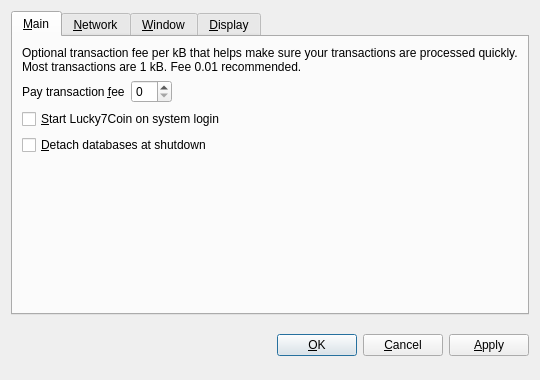
<?xml version="1.0" encoding="UTF-8"?>
<ui version="4.0">
 <class>OptionsDialog</class>
 <widget class="QDialog" name="OptionsDialog">
  <property name="geometry">
   <rect>
    <x>0</x>
    <y>0</y>
    <width>540</width>
    <height>380</height>
   </rect>
  </property>
  <property name="windowTitle">
   <string>Options</string>
  </property>
  <property name="modal">
   <bool>true</bool>
  </property>
  <layout class="QVBoxLayout" name="verticalLayout">
   <item>
    <widget class="QTabWidget" name="tabWidget">
     <property name="tabPosition">
      <enum>QTabWidget::North</enum>
     </property>
     <property name="currentIndex">
      <number>0</number>
     </property>
     <widget class="QWidget" name="tabMain">
      <attribute name="title">
       <string>&amp;Main</string>
      </attribute>
      <layout class="QVBoxLayout" name="verticalLayout_Main">
       <item>
        <widget class="QLabel" name="transactionFeeInfoLabel">
         <property name="text">
          <string>Optional transaction fee per kB that helps make sure your transactions are processed quickly. Most transactions are 1 kB. Fee 0.01 recommended.</string>
         </property>
         <property name="textFormat">
          <enum>Qt::PlainText</enum>
         </property>
         <property name="wordWrap">
          <bool>true</bool>
         </property>
        </widget>
       </item>
       <item>
        <layout class="QHBoxLayout" name="horizontalLayout_Main">
         <item>
          <widget class="QLabel" name="transactionFeeLabel">
           <property name="text">
            <string>Pay transaction &amp;fee</string>
           </property>
           <property name="textFormat">
            <enum>Qt::PlainText</enum>
           </property>
           <property name="buddy">
            <cstring>transactionFee</cstring>
           </property>
          </widget>
         </item>
         <item>
          <widget class="BitcoinAmountField" name="transactionFee"/>
         </item>
         <item>
          <spacer name="horizontalSpacer_Main">
           <property name="orientation">
            <enum>Qt::Horizontal</enum>
           </property>
           <property name="sizeHint" stdset="0">
            <size>
             <width>40</width>
             <height>20</height>
            </size>
           </property>
          </spacer>
         </item>
        </layout>
       </item>
       <item>
        <widget class="QCheckBox" name="bitcoinAtStartup">
         <property name="toolTip">
          <string>Automatically start Lucky7Coin after logging in to the system.</string>
         </property>
         <property name="text">
          <string>&amp;Start Lucky7Coin on system login</string>
         </property>
        </widget>
       </item>
       <item>
        <widget class="QCheckBox" name="detachDatabases">
         <property name="toolTip">
          <string>Detach block and address databases at shutdown. This means they can be moved to another data directory, but it slows down shutdown. The wallet is always detached.</string>
         </property>
         <property name="text">
          <string>&amp;Detach databases at shutdown</string>
         </property>
        </widget>
       </item>
       <item>
        <spacer name="verticalSpacer_Main">
         <property name="orientation">
          <enum>Qt::Vertical</enum>
         </property>
         <property name="sizeHint" stdset="0">
          <size>
           <width>20</width>
           <height>40</height>
          </size>
         </property>
        </spacer>
       </item>
      </layout>
     </widget>
     <widget class="QWidget" name="tabNetwork">
      <attribute name="title">
       <string>&amp;Network</string>
      </attribute>
      <layout class="QVBoxLayout" name="verticalLayout_Network">
       <item>
        <widget class="QCheckBox" name="mapPortUpnp">
         <property name="toolTip">
          <string>Automatically open the Lucky7Coin client port on the router. This only works when your router supports UPnP and it is enabled.</string>
         </property>
         <property name="text">
          <string>Map port using &amp;UPnP</string>
         </property>
        </widget>
       </item>
       <item>
        <widget class="QCheckBox" name="connectSocks">
         <property name="toolTip">
          <string>Connect to the Lucky7Coin network through a SOCKS proxy (e.g. when connecting through Tor).</string>
         </property>
         <property name="text">
          <string>&amp;Connect through SOCKS proxy:</string>
         </property>
        </widget>
       </item>
       <item>
        <layout class="QHBoxLayout" name="horizontalLayout_Network">
         <item>
          <widget class="QLabel" name="proxyIpLabel">
           <property name="text">
            <string>Proxy &amp;IP:</string>
           </property>
           <property name="textFormat">
            <enum>Qt::PlainText</enum>
           </property>
           <property name="buddy">
            <cstring>proxyIp</cstring>
           </property>
          </widget>
         </item>
         <item>
          <widget class="QValidatedLineEdit" name="proxyIp">
           <property name="maximumSize">
            <size>
             <width>140</width>
             <height>16777215</height>
            </size>
           </property>
           <property name="toolTip">
            <string>IP address of the proxy (e.g. 127.0.0.1)</string>
           </property>
          </widget>
         </item>
         <item>
          <widget class="QLabel" name="proxyPortLabel">
           <property name="text">
            <string>&amp;Port:</string>
           </property>
           <property name="textFormat">
            <enum>Qt::PlainText</enum>
           </property>
           <property name="buddy">
            <cstring>proxyPort</cstring>
           </property>
          </widget>
         </item>
         <item>
          <widget class="QLineEdit" name="proxyPort">
           <property name="maximumSize">
            <size>
             <width>55</width>
             <height>16777215</height>
            </size>
           </property>
           <property name="toolTip">
            <string>Port of the proxy (e.g. 9050)</string>
           </property>
          </widget>
         </item>
         <item>
          <widget class="QLabel" name="socksVersionLabel">
           <property name="text">
            <string>SOCKS &amp;Version:</string>
           </property>
           <property name="textFormat">
            <enum>Qt::PlainText</enum>
           </property>
           <property name="buddy">
            <cstring>socksVersion</cstring>
           </property>
          </widget>
         </item>
         <item>
          <widget class="QValueComboBox" name="socksVersion">
           <property name="toolTip">
            <string>SOCKS version of the proxy (e.g. 5)</string>
           </property>
          </widget>
         </item>
         <item>
          <spacer name="horizontalSpacer_Network">
           <property name="orientation">
            <enum>Qt::Horizontal</enum>
           </property>
           <property name="sizeHint" stdset="0">
            <size>
             <width>40</width>
             <height>20</height>
            </size>
           </property>
          </spacer>
         </item>
        </layout>
       </item>
       <item>
        <spacer name="verticalSpacer_Network">
         <property name="orientation">
          <enum>Qt::Vertical</enum>
         </property>
         <property name="sizeHint" stdset="0">
          <size>
           <width>20</width>
           <height>40</height>
          </size>
         </property>
        </spacer>
       </item>
      </layout>
     </widget>
     <widget class="QWidget" name="tabWindow">
      <attribute name="title">
       <string>&amp;Window</string>
      </attribute>
      <layout class="QVBoxLayout" name="verticalLayout_Window">
       <item>
        <widget class="QCheckBox" name="minimizeToTray">
         <property name="toolTip">
          <string>Show only a tray icon after minimizing the window.</string>
         </property>
         <property name="text">
          <string>&amp;Minimize to the tray instead of the taskbar</string>
         </property>
        </widget>
       </item>
       <item>
        <widget class="QCheckBox" name="minimizeOnClose">
         <property name="toolTip">
          <string>Minimize instead of exit the application when the window is closed. When this option is enabled, the application will be closed only after selecting Quit in the menu.</string>
         </property>
         <property name="text">
          <string>M&amp;inimize on close</string>
         </property>
        </widget>
       </item>
       <item>
        <spacer name="verticalSpacer_Window">
         <property name="orientation">
          <enum>Qt::Vertical</enum>
         </property>
         <property name="sizeHint" stdset="0">
          <size>
           <width>20</width>
           <height>40</height>
          </size>
         </property>
        </spacer>
       </item>
      </layout>
     </widget>
     <widget class="QWidget" name="tabDisplay">
      <attribute name="title">
       <string>&amp;Display</string>
      </attribute>
      <layout class="QVBoxLayout" name="verticalLayout_Display">
       <item>
        <layout class="QHBoxLayout" name="horizontalLayout_1_Display">
         <item>
          <widget class="QLabel" name="langLabel">
           <property name="text">
            <string>User Interface &amp;language:</string>
           </property>
           <property name="textFormat">
            <enum>Qt::PlainText</enum>
           </property>
           <property name="buddy">
            <cstring>lang</cstring>
           </property>
          </widget>
         </item>
         <item>
          <widget class="QValueComboBox" name="lang">
           <property name="toolTip">
            <string>The user interface language can be set here. This setting will take effect after restarting Lucky7Coin.</string>
           </property>
          </widget>
         </item>
        </layout>
       </item>
       <item>
        <layout class="QHBoxLayout" name="horizontalLayout_2_Display">
         <item>
          <widget class="QLabel" name="unitLabel">
           <property name="text">
            <string>&amp;Unit to show amounts in:</string>
           </property>
           <property name="textFormat">
            <enum>Qt::PlainText</enum>
           </property>
           <property name="buddy">
            <cstring>unit</cstring>
           </property>
          </widget>
         </item>
         <item>
          <widget class="QValueComboBox" name="unit">
           <property name="toolTip">
            <string>Choose the default subdivision unit to show in the interface and when sending coins.</string>
           </property>
          </widget>
         </item>
        </layout>
       </item>
       <item>
        <widget class="QCheckBox" name="displayAddresses">
         <property name="toolTip">
          <string>Whether to show Lucky7Coin addresses in the transaction list or not.</string>
         </property>
         <property name="text">
          <string>&amp;Display addresses in transaction list</string>
         </property>
        </widget>
       </item>
       <item>
        <spacer name="verticalSpacer_Display">
         <property name="orientation">
          <enum>Qt::Vertical</enum>
         </property>
         <property name="sizeHint" stdset="0">
          <size>
           <width>20</width>
           <height>40</height>
          </size>
         </property>
        </spacer>
       </item>
      </layout>
     </widget>
    </widget>
   </item>
   <item>
    <layout class="QHBoxLayout" name="horizontalLayout_Buttons">
     <item>
      <spacer name="horizontalSpacer_1">
       <property name="orientation">
        <enum>Qt::Horizontal</enum>
       </property>
       <property name="sizeHint" stdset="0">
        <size>
         <width>40</width>
         <height>48</height>
        </size>
       </property>
      </spacer>
     </item>
     <item>
      <widget class="QLabel" name="statusLabel">
       <property name="font">
        <font>
         <weight>75</weight>
         <bold>true</bold>
        </font>
       </property>
       <property name="text">
        <string/>
       </property>
       <property name="textFormat">
        <enum>Qt::PlainText</enum>
       </property>
       <property name="wordWrap">
        <bool>true</bool>
       </property>
      </widget>
     </item>
     <item>
      <spacer name="horizontalSpacer_2">
       <property name="orientation">
        <enum>Qt::Horizontal</enum>
       </property>
       <property name="sizeHint" stdset="0">
        <size>
         <width>40</width>
         <height>48</height>
        </size>
       </property>
      </spacer>
     </item>
     <item>
      <widget class="QPushButton" name="okButton">
       <property name="text">
        <string>&amp;OK</string>
       </property>
      </widget>
     </item>
     <item>
      <widget class="QPushButton" name="cancelButton">
       <property name="text">
        <string>&amp;Cancel</string>
       </property>
       <property name="autoDefault">
        <bool>false</bool>
       </property>
      </widget>
     </item>
     <item>
      <widget class="QPushButton" name="applyButton">
       <property name="text">
        <string>&amp;Apply</string>
       </property>
       <property name="autoDefault">
        <bool>false</bool>
       </property>
      </widget>
     </item>
    </layout>
   </item>
  </layout>
 </widget>
 <customwidgets>
  <customwidget>
   <class>BitcoinAmountField</class>
   <extends>QSpinBox</extends>
   <header>bitcoinamountfield.h</header>
  </customwidget>
  <customwidget>
   <class>QValueComboBox</class>
   <extends>QComboBox</extends>
   <header>qvaluecombobox.h</header>
  </customwidget>
  <customwidget>
   <class>QValidatedLineEdit</class>
   <extends>QLineEdit</extends>
   <header>qvalidatedlineedit.h</header>
  </customwidget>
 </customwidgets>
 <resources/>
 <connections/>
</ui>
